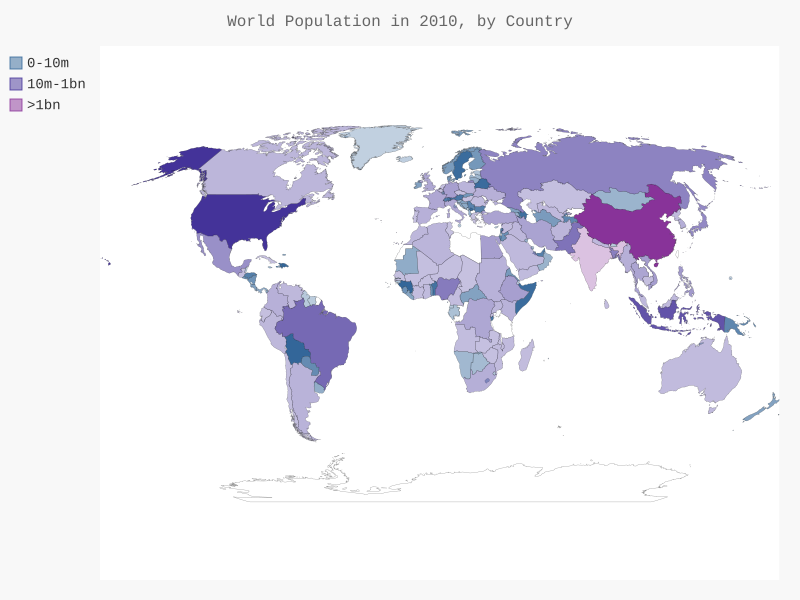

Reproduce this figure in Python.
# 19.09.2017
import json

from pygal.maps.world import World
from pygal.style import LightColorizedStyle as LCS, RotateStyle as RS

from country_codes import get_country_code

# Load the data into a list.
filename = 'population_data.json'
with open(filename) as f:
    pop_data = json.load(f)

# Build a dictionary of population data.
cc_populations = {}
for pop_dict in pop_data:
    if pop_dict['Year'] == '2010':
        country_name = pop_dict['Country Name']
        population = int(float(pop_dict['Value']))
        code = get_country_code(country_name)
        if code:
            cc_populations[code] = population

# Group the countries into 3 population levels.
cc_pops_1, cc_pops_2, cc_pops_3 = {}, {}, {}
for cc, pop in cc_populations.items():
    if pop < 10000000:
        cc_pops_1[cc] = pop
    elif pop < 1000000000:
        cc_pops_2[cc] = pop
    else:
        cc_pops_3[cc] = pop

# See how many countries are in each level.
print(len(cc_pops_1), len(cc_pops_2), len(cc_pops_3))

wm_style = RS('#336699', base_style=LCS)
wm = World(style=wm_style)
wm.title = 'World Population in 2010, by Country'
wm.add('0-10m', cc_pops_1)
wm.add('10m-1bn', cc_pops_2)
wm.add('>1bn', cc_pops_3)

wm.render_to_file('world_population.svg')
